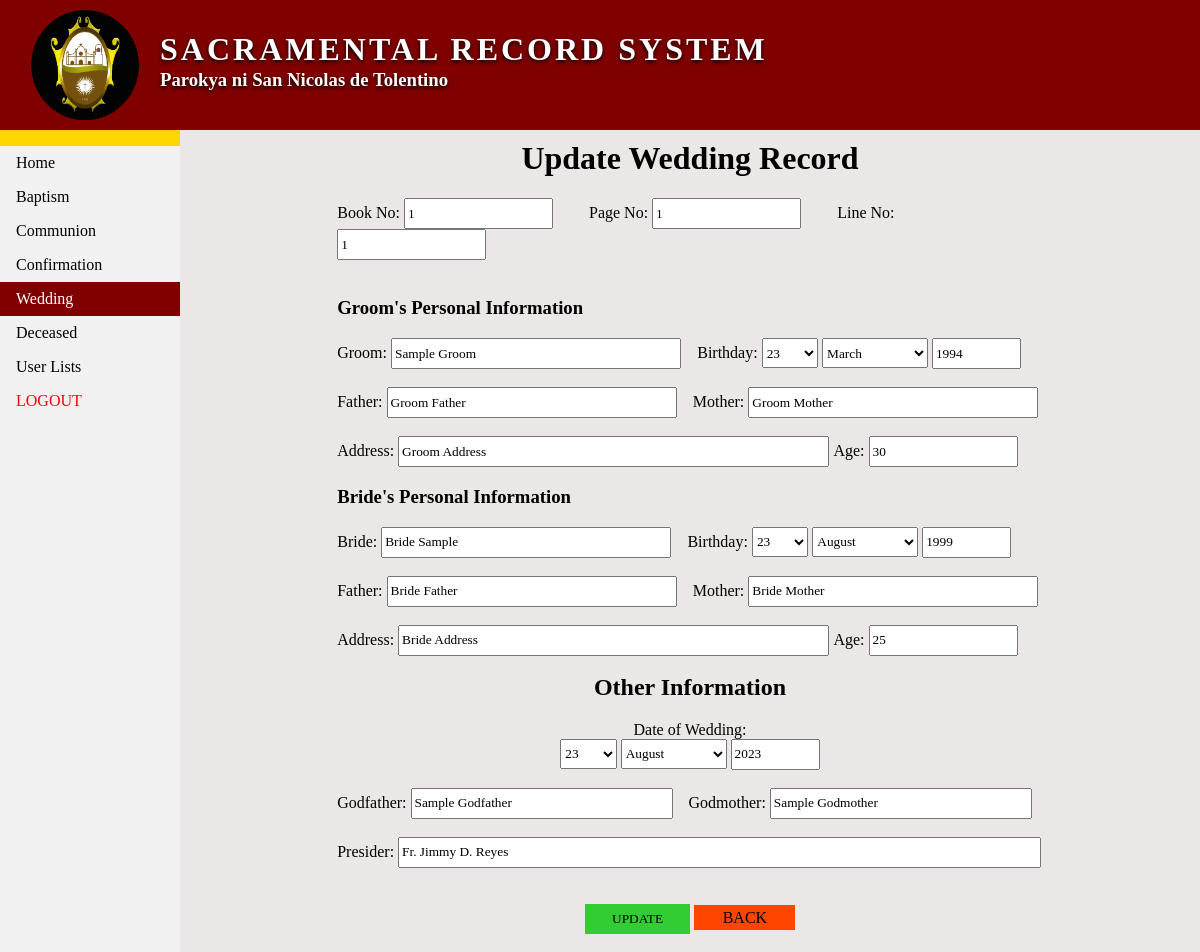
The page /weddingedit.php?id=1 on the database its author committed.
### tables this page shows
CREATE TABLE IF NOT EXISTS `wedding_tbl` (
`id` int(11) NOT NULL,
  `bn` int(11) NOT NULL,
  `pn` int(11) NOT NULL,
  `ln` int(11) NOT NULL,
  `groom` varchar(255) NOT NULL,
  `groomage` int(11) NOT NULL,
  `groombday` varchar(255) NOT NULL,
  `groombmonth` varchar(255) NOT NULL,
  `groombyear` int(11) NOT NULL,
  `groomfather` varchar(255) NOT NULL,
  `groommother` varchar(255) NOT NULL,
  `groomaddress` varchar(255) NOT NULL,
  `bride` varchar(255) NOT NULL,
  `brideage` int(11) NOT NULL,
  `bridebday` varchar(255) NOT NULL,
  `bridebmonth` varchar(255) NOT NULL,
  `bridebyear` int(11) NOT NULL,
  `bridefather` varchar(255) NOT NULL,
  `bridemother` varchar(255) NOT NULL,
  `brideaddress` varchar(255) NOT NULL,
  `godfather` varchar(255) NOT NULL,
  `godmother` varchar(255) NOT NULL,
  `wedday` varchar(255) NOT NULL,
  `wedmonth` varchar(255) NOT NULL,
  `wedyear` int(11) NOT NULL,
  `presider` varchar(255) NOT NULL
);

### weddingedit.php (the view, shortened to what this page needs)
<?php
	include 'connection.php';
	$owner_id = $_REQUEST['id'];
	$result = mysqli_query($con,"SELECT * from wedding_tbl where id = '$owner_id'");
	$test = mysqli_fetch_array($result);
		$bn = $test['bn'];
		$pn = $test['pn'];
		$ln = $test['ln'];
		$groom = $test['groom'];
		$groomage = $test['groomage'];
		$groombday = $test['groombday'];
		$groombmonth = $test['groombmonth'];
		$groombyear = $test['groombyear'];
		$groomfather = $test['groomfather'];
		$groommother = $test['groommother'];
		$groomaddress = $test['groomaddress'];
		$bride = $test['bride'];
		$brideage = $test['brideage'];
		$bridebday = $test['bridebday'];
		$bridebmonth = $test['bridebmonth'];
		$bridebyear = $test['bridebyear'];
		$bridefather = $test['bridefather'];
		$bridemother = $test['bridemother'];
		$brideaddress = $test['brideaddress'];
		$godfather = $test['godfather'];
		$godmother = $test['godmother'];
		$wedday = $test['wedday'];
		$wedmonth = $test['wedmonth'];
		$wedyear = $test['wedyear'];
		$presider = $test['presider'];
?>
<!DOCTYPE html>
<html>
<head>
	<link rel="stylesheet" type="text/css" href="css/style.css">
	<link rel="stylesheet" type="text/css" href="css/style2.css">
</head>
<body>
	<div class="header">
		<img src="images/logo.png">
		<h1>Sacramental Record System</h1>
		<h3>Parokya ni San Nicolas de Tolentino</h3>
	</div>
	<ul>
		<li><a href="#" class="nav-menu" style="background-color: gold;"></a></li>
		<li><a href="home.php" class="nav-menu">Home</a></li>
		<li><a href="baptism.php" class="nav-menu">Baptism</a></li>
		<li><a href="communion.php" class="nav-menu">Communion</a></li>
		<li><a href="confirmation.php" class="nav-menu">Confirmation</a></li>
		<li><a href="wedding.php" class="nav-menu active">Wedding</a></li>
		<li><a href="deceased.php" class="nav-menu">Deceased</a></li>
		<li><a href="user.php" class="nav-menu">User Lists</a></li>
		<li><a href="logout.php" class="nav-menu" style="color: red">LOGOUT</a></li>
	</ul>
	<div class="container-update">
		<h1 align="center">Update Wedding Record</h1>
		<div class="content-update">
			<form method="post" action="weddingeditexec.php">
				<label>Book No:</label>
				<input type="text" name="bn" value="<?php echo $bn;?>">&nbsp;&nbsp;&nbsp;&nbsp;&nbsp;&nbsp;&nbsp;&nbsp;
				<label>Page No:</label>
				<input type="text" name="pn" value="<?php echo $pn;?>">&nbsp;&nbsp;&nbsp;&nbsp;&nbsp;&nbsp;&nbsp;&nbsp;
				<label>Line No:</label>
				<input type="text" name="ln" value="<?php echo $ln;?>">
				<br><br>
				<h3 style="font-family: century gothic;">Groom's Personal Information</h3>
				<label>Groom:</label>
				<input type="text" name="groom" value="<?php echo $groom;?>" style="width: 40%;">&nbsp;&nbsp;&nbsp;
				<label>Birthday:</label>
				<select name="groombday" style="width: 8%;">
					<option><?php echo $groombday;?></option>
				</select>
				<select name="groombmonth" style="width: 15%;">
					<option><?php echo $groombmonth;?></option>
				</select>
				<input type="text" name="groombyear" value="<?php echo $groombyear;?>" style="width: 11.5%;"><br><br>
				<label>Father:</label>
				<input type="text" name="groomfather" value="<?php echo $groomfather;?>" style="width: 40%;">&nbsp;&nbsp;&nbsp;
				<label>Mother:</label>
				<input type="text" name="groommother" value="<?php echo $groommother;?>" style="width: 39.9%;"><br><br>
				<label>Address:</label>
				<input type="text" name="groomaddress" value="<?php echo $groomaddress;?>" style="width: 60%;">
				<label>Age:</label>
				<input type="text" name="groomage" value="<?php echo $groomage;?>" style="width: 20%;">
				<h3 style="font-family: century gothic;">Bride's Personal Information</h3>
				<label>Bride:</label>
				<input type="text" name="bride" value="<?php echo $bride;?>" style="width: 40%;">&nbsp;&nbsp;&nbsp;
				<label>Birthday:</label>
				<select name="bridebday" style="width: 8%;">
					<option><?php echo $bridebday;?></option>
				</select>
				<select name="bridebmonth" style="width: 15%;">
					<option><?php echo $bridebmonth;?></option>
				</select>
				<input type="text" name="bridebyear" value="<?php echo $bridebyear;?>" style="width: 11.5%;"><br><br>
				<label>Father:</label>
				<input type="text" name="bridefather" value="<?php echo $bridefather;?>" style="width: 40%;">&nbsp;&nbsp;&nbsp;
				<label>Mother:</label>
				<input type="text" name="bridemother" value="<?php echo $bridemother;?>" style="width: 39.9%;"><br><br>
				<label>Address:</label>
				<input type="text" name="brideaddress" value="<?php echo $brideaddress;?>" style="width: 60%;">
				<label>Age:</label>
				<input type="text" name="brideage" value="<?php echo $brideage;?>" style="width: 20%;">
				<br><br>
				<h2 align="center">Other Information</h2>
				<label><center>Date of Wedding:</center></label>
				<center><select name="wedday" style="width: 8%;">
					<option><?php echo $wedday;?></option>
				</select>
				<select name="wedmonth" style="width: 15%;">
					<option><?php echo $wedmonth;?></option>
				</select>
				<input type="text" name="wedyear" value="<?php echo $wedyear;?>" style="width: 11.5%;"></center><br>
				<label>Godfather:</label>
				<input type="text" name="godfather" value="<?php echo $godfather;?>" style="width: 36%;">&nbsp;&nbsp;&nbsp;
				<label>Godmother:</label>
				<input type="text" name="godmother" value="<?php echo $godmother;?>" style="width: 36%;"><br><br>
				<label>Presider:</label>
				<input type="text" name="presider" value="<?php echo $presider;?>" style="width: 90%;"><br><br>
				<br>
				<center>
					<input type="submit" name="add" value="UPDATE" style="width: 15%;">
					<a href="wedding.php">BACK</a>
					<br><br>
				</center>
			</form>
		</div>
	</div>
</body>
</html>

### css/style.css (style rules this page uses)
body { padding: 0; margin: 0; background-color: #EAE7E6; }
.header { width: 100%; height: 130px; background-color: maroon; }
.header img { width: 110px; margin: 10px 30px; }
.header h1 { position: absolute; top: 10px; left: 160px; letter-spacing: 3px; font-family: century gothic; color: white; text-transform: uppercase; text-shadow: 0px 2px 4px black; margin-bottom: 0px; }
.header h3 { position: absolute; top: 50px; left: 160px; font-family: century gothic; color: white; text-shadow: 0px 2px 4px black; }
ul { list-style-type: none; margin: 0; padding: 0; width: 15%; background-color: #f1f1f1; height: 100%; position: fixed; overflow: auto; }
li { display: block; color: #000; text-decoration: none; }
.nav-menu { display: block; color: #000; padding: 8px 16px; text-decoration: none; font-family: century gothic; }
.active { background-color: maroon; color: white; }

### css/style2.css (style rules this page uses)
select, option { font-family: century gothic; height: 30.5px; width: 20%; }
.container-update { width: 84%; height: 250px; margin-left: 15.5%; margin-top: 10px; position: relative; }
.container-update h1 { font-family: century gothic; margin-top: 0; }
.content-update { width: 70%; margin: 20px auto; }
.content-update label { font-family: century gothic; }
.content-update input[type=text] { height: 25px; width: 20%; font-family: century gothic; }
.container-update h2 { font-family: century gothic; margin-top: 0; }
.container-update input[type=submit] { background-color: limegreen; height: 30px; border: none; font-family: century gothic; }
.container-update a { text-transform: uppercase; text-decoration: none; color: black; background-color: orangered; padding: .6% 4%; font-family: century gothic; }

### rows shown on the page
wedding_tbl: bn "1", pn "1", ln "1", groom "Sample Groom", groombday "23", groombmonth "March", groombyear "1994", groomfather "Groom Father", groommother "Groom Mother", groomaddress "Groom Address", groomage "30", bride "Bride Sample", bridebday "23", bridebmonth "August", bridebyear "1999", bridefather "Bride Father", bridemother "Bride Mother", brideaddress "Bride Address", brideage "25", wedday "23", wedmonth "August", wedyear "2023", godfather "Sample Godfather", godmother "Sample Godmother", presider "Fr. Jimmy D. Reyes"
